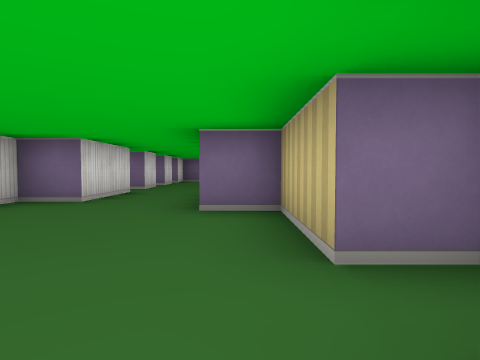
View 1 (above)

24 first-person views from a walk through a cub3D ray-caster map. The camera is about half as high as the walls, tilts 2° down and sees 80° across. The floor is counted in squares. Each view is taken from the middle of a square. On the plan, view 1 faces up. The plan holds only what a view shows up to about 9 squares ahead; the rest is blank.

View 2
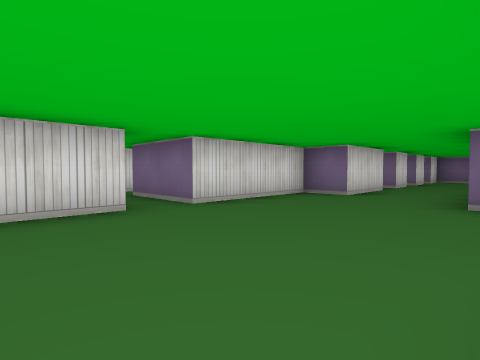

View 3
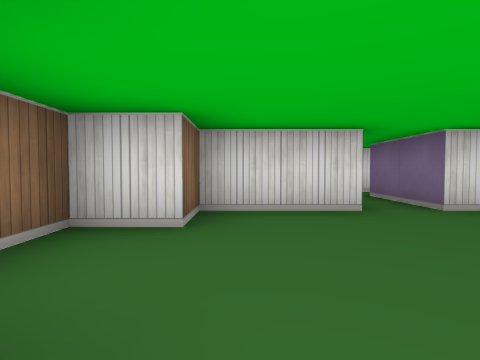

View 4
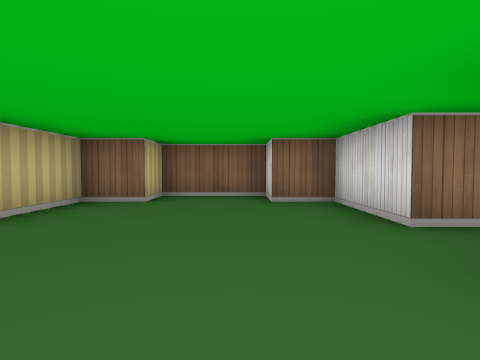

View 5
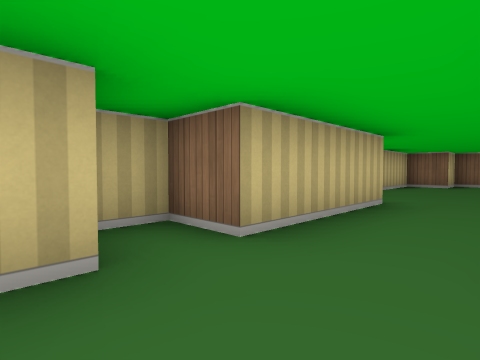

View 6
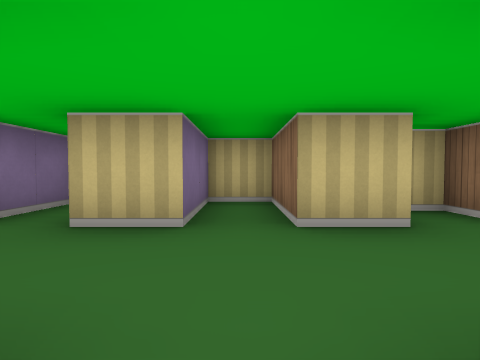

View 7
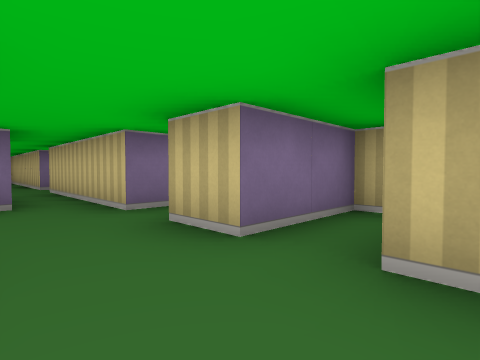

View 8
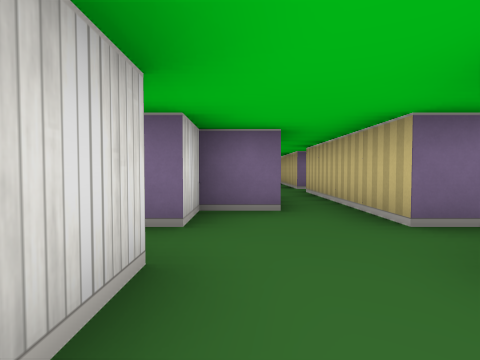

View 9
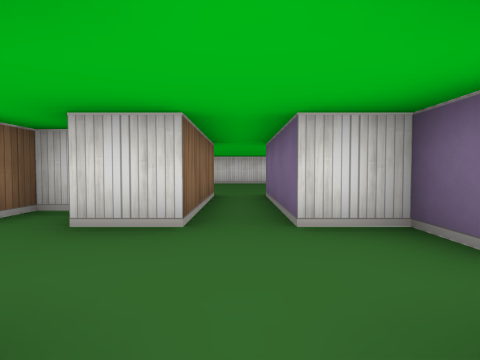

View 10
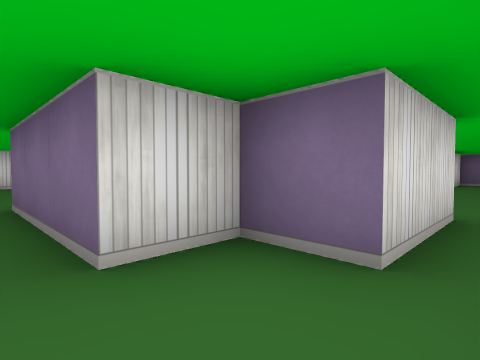

View 11
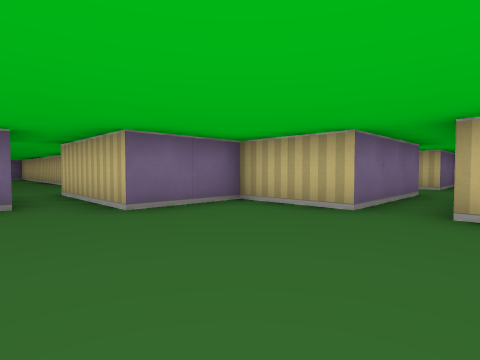

View 12
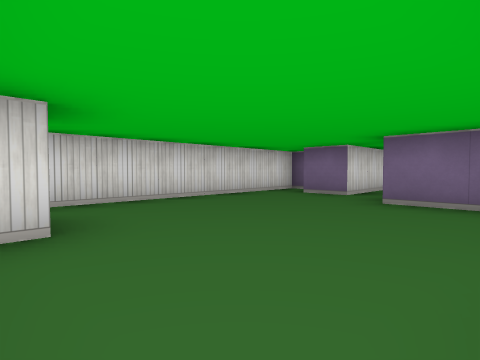

View 13
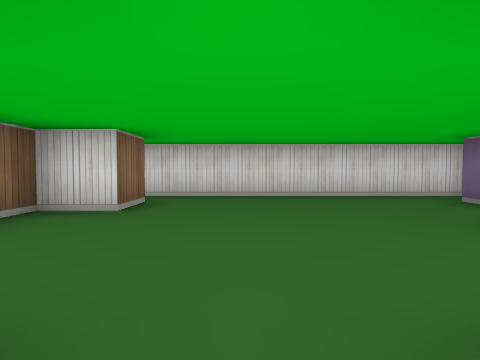

View 14
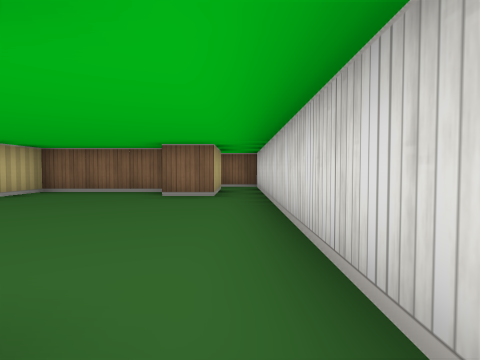

View 15
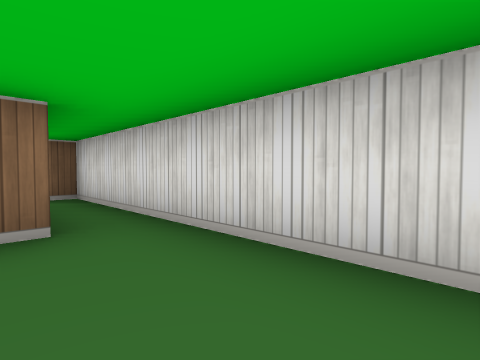

View 16
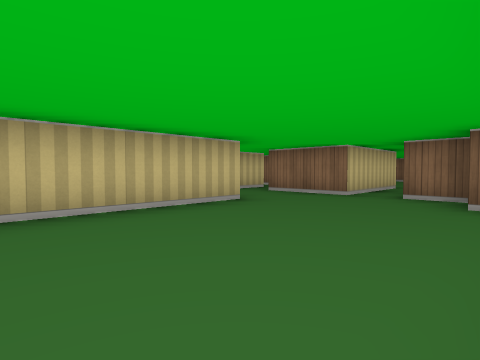

View 17
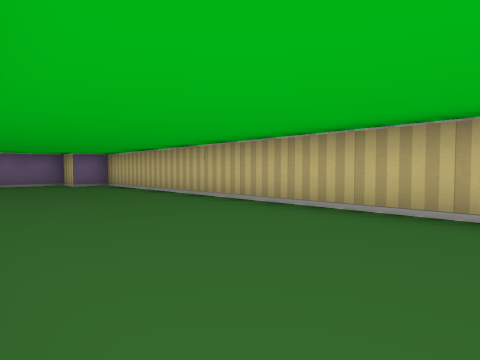

View 18
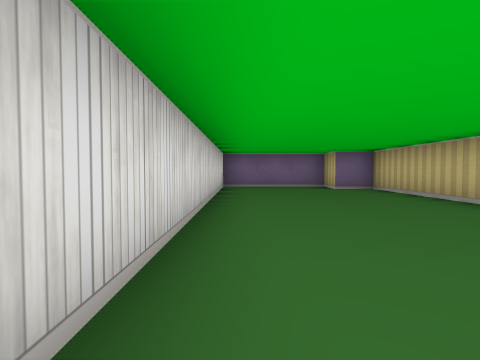

View 19
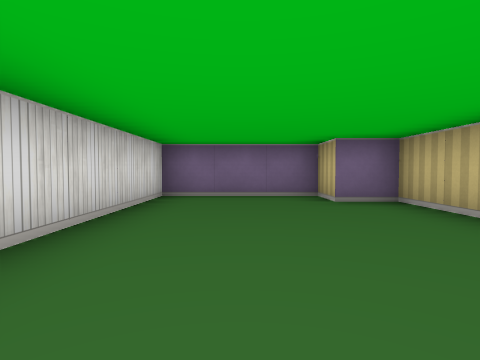

View 20
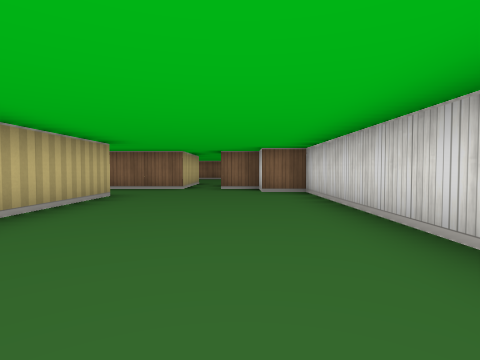

View 21
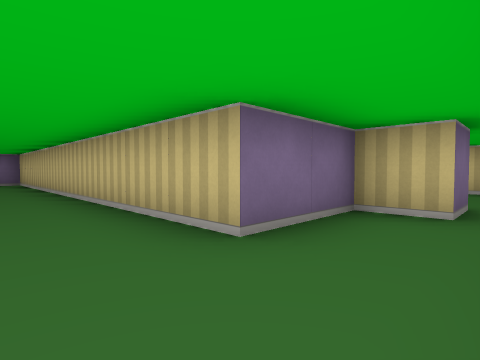

View 22
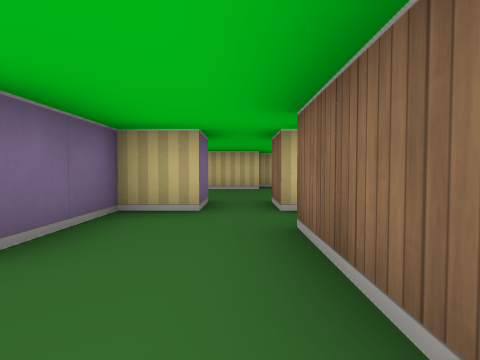

View 23
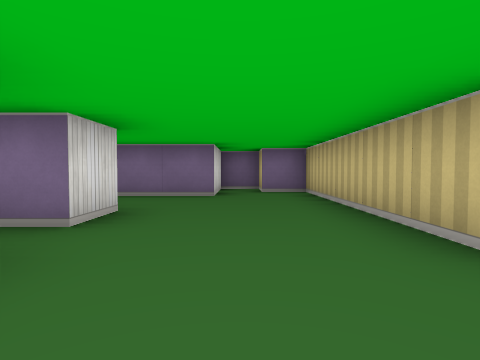

View 24
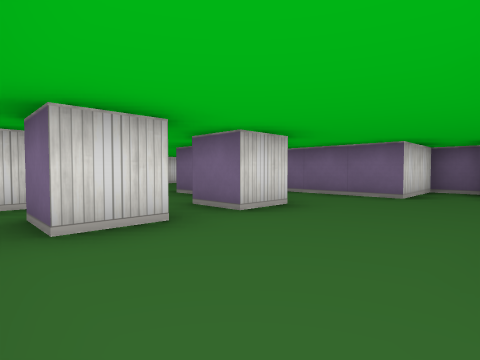

### Floor plan
Points are (right, up) in squares from view 1. A wall is a line through its corners. A room is listed if a view was taken in it or the views show most of it. See-through windows are left out.
Room 1 (views 1, 2, 3, 4)
walls: (1.4, 1.5) (0.5, 1.5) (0.5, 3.5) (-0.5, 3.5) (-0.5, 6.5) (0.5, 6.5) (0.5, 7.2); (-3.5, 0.5) (-3.5, -1.5) (-2.5, -1.5) (-2.5, -2.5) (-0.5, -2.5) (-0.5, -1.5) (0.5, -1.5) (0.5, 0.5); (-2.5, 6.6) (-2.5, 4.5) (-3.5, 4.5) (-3.5, 1.5); (-2.5, 7.5) (-2.9, 7.5)
ways out: opening at (-1.5, 8) to room 2; opening at (-4.5, 1)
Room 2 (views 5, 6, 7, 8)
walls: (-2.5, 8.5) (-2.5, 7.5); (-0.5, 7.4) (-0.5, 8.5) (1.5, 8.5) (1.5, 9.5) (-0.5, 9.5) (-0.5, 10.5); (-2.5, 10.5) (-2.5, 9.5); (-3.5, 9) (-3.5, 8.5) (-2.9, 8.5)
ways out: opening at (-1.5, 8) to room 1; opening at (-1.5, 10) to room 3
Room 3 (views 9, 10)
walls: (-1.5, 14.5) (-1.5, 12.5) (-2.5, 12.5) (-2.5, 11.5); (1.5, 11.5) (-0.5, 11.5) (-0.5, 14.5)
ways out: opening at (-1.5, 10) to room 2; opening at (-3, 11) to room 4; opening at (-1, 15) to room 6
Room 4 (views 11, 12, 13, 14, 15)
walls: (-9.5, 9.5) (-8.5, 9.5) (-8.5, 8.5) (-5.5, 8.5) (-5.5, 10.5) (-2.5, 10.5); (-10.5, 15.5) (-10.5, 9.5); (-8.5, 16.5) (-8.5, 14.5) (-9.5, 14.5); (-2.5, 11.5) (-5.5, 11.5) (-5.5, 13.5) (-7.5, 13.5) (-7.5, 16.5)
ways out: opening at (-3, 11) to room 3; opening at (-8, 15.5) to room 5; opening at (-10, 8.5)
Room 5 (views 16, 17, 18, 19, 20, 21, 22)
walls: (-5.5, 18.5) (-6.5, 18.5) (-6.5, 28.5) (-7.5, 28.5) (-7.5, 29.5) (-10.5, 29.5) (-10.5, 17.5) (-9.5, 17.5) (-9.5, 16.5) (-8.5, 16.5); (-7.5, 16.5) (-5.5, 16.5)
ways out: opening at (-8, 15.5) to room 4; opening at (-6, 17.5) to room 6
Room 6 (views 23, 24)
walls: (-3.5, 18.5) (-3.5, 17.5) (-4.5, 17.5) (-4.5, 18.5) (-5.5, 18.5); (-3.5, 16.5) (-3.5, 15.5) (-4.5, 15.5) (-4.5, 16.5) (-3.5, 16.5); (-0.5, 16.5) (-0.5, 21.5) (-1.5, 21.5) (-1.5, 22.5) (-2.5, 22.5) (-2.5, 20.5) (-5, 20.5); (0.5, 16) (0.5, 16.5); (-0.5, 14.5) (-0.5, 15.5)
ways out: opening at (-1, 15) to room 3; opening at (-6, 17.5) to room 5

Where each view was taken, in squares from view 1:
view 1: 0 up, 0 right, facing up
view 2: 1 down, 0 right, facing up-left
view 3: 1 down, 0 right, facing left
view 4: 3 up, 2 left, facing down
view 5: 8 up, 2 left, facing down-right
view 6: 9 up, 3 left, facing right
view 7: 8 up, 2 left, facing up-right
view 8: 9 up, 2 left, facing up
view 9: 11 up, 0 right, facing left
view 10: 11 up, 1 left, facing up-left
view 11: 10 up, 9 left, facing up-right
view 12: 9 up, 6 left, facing up-left
view 13: 11 up, 5 left, facing left
view 14: 15 up, 10 left, facing down
view 15: 12 up, 9 left, facing down-left
view 16: 22 up, 10 left, facing down-right
view 17: 19 up, 10 left, facing up-right
view 18: 21 up, 10 left, facing up
view 19: 24 up, 9 left, facing up
view 20: 24 up, 9 left, facing down
view 21: 17 up, 8 left, facing up-right
view 22: 17 up, 8 left, facing right
view 23: 15 up, 2 left, facing up
view 24: 15 up, 1 left, facing up-left
